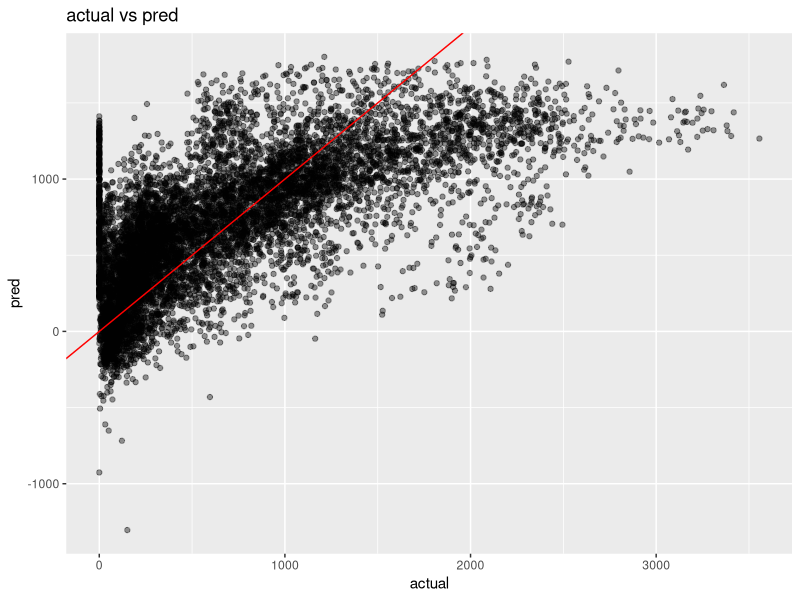
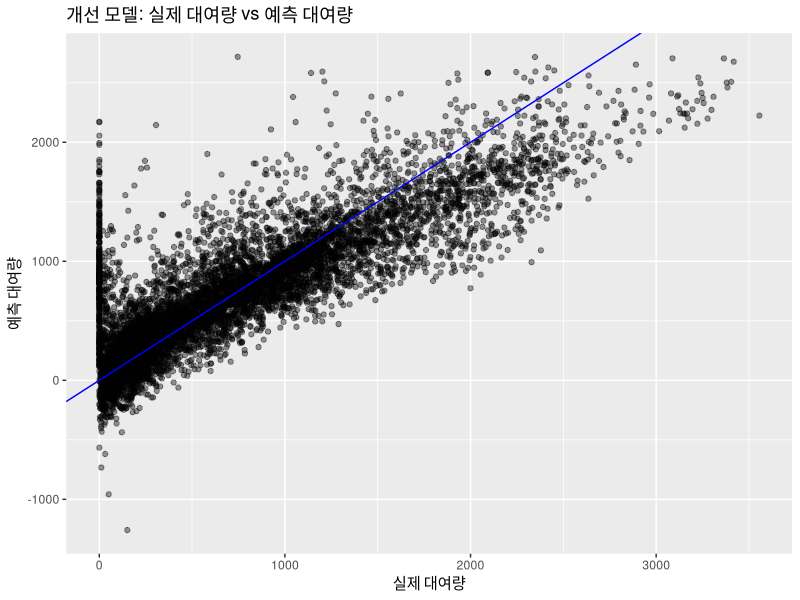

The R source for these figures, in order:
## 1. 데이터 불러오기 및 특성 파악 (Question 1)
SeoulBike<- read.csv("SeoulBikeData.csv")
str(SeoulBike)
summary(SeoulBike)

## 2. 변수 이름 수정 (Question 2)
names(SeoulBike) <- c(
  "Date",          # 날짜
  "Rented",        # 대여량
  "Hour",          # 시간
  "Temp",          # 온도
  "Humidity",      # 습도
  "WindSp",        # 풍속
  "Visibility",    # 가시거리
  "Dew",           # 이슬점
  "Solar",         # 일사량
  "Rain",          # 강수량
  "Snow",          # 적설량
  "Holiday",       # 공휴일 여부
  "FunctioningDay" # 운영일 여부
)
str(SeoulBike)

## 3. 데이터 타입 변환 (Question 3)
# (1) Date: 문자 -> Date 유형
SeoulBike$Date <- as.Date(SeoulBike$Date, format = "%d/%m/%Y")

# (2) Holiday: "No Holiday"→0, "Holiday"→1
SeoulBike$Holiday <- ifelse(SeoulBike$Holiday == "No Holiday", 0, 1)

# (3) FunctioningDay: "Yes"→1, "No"→0
SeoulBike$FunctioningDay <- ifelse(SeoulBike$FunctioningDay == "Yes", 1, 0)

str(SeoulBike)

## 4. 불필요 변수 선정 (Question 4)
# Dew: 온도(Temp), 습도(Humidity)와 강한 다중공선성(중복 정보) 존재
# FunctioningDay: 값의 분산이 매우 낮아 정보 가치 없음

## 다중공선성 확인하여 근거 제시
library(car)
lm_initial <- lm(Rented ~ Hour + Temp + Humidity + WindSp + Visibility + Dew + Solar + Rain + Snow + Holiday + FunctioningDay, data = SeoulBike)
vif(lm_initial) # Dew 값 매우 높음(VIF > 10 예상), FunctioningDay 분산 낮음(거의 1)

## 5. 불필요 변수 제거 (Question 5)
Bike2 <- subset(SeoulBike, select = -c(Dew, FunctioningDay))
str(Bike2)

## 6. 연구 가설 세우기 (Question 6)
# Temp (+): 온도 상승 → 대여량 증가
# Humidity (-): 습도 상승 → 대여량 감소
# WindSp (-): 풍속 증가 → 대여량 감소
# Visibility (+): 가시거리 증가 → 대여량 증가
# Solar (+): 일사량 증가 → 대여량 증가
# Rain (-): 비 증가 → 대여량 감소
# Snow (-): 눈 증가 → 대여량 감소
# Hour: 출퇴근 시간대(7-9시, 17-19시) → 대여량 증가
# Holiday (+): 공휴일 → 대여량 증가 예상

## 7. 다중선형회귀모델 적합 (Question 7)
lm_model <- lm(
  Rented ~ Hour + Temp + Humidity + WindSp + Visibility + Solar + Rain + Snow + Holiday,
  data = Bike2
)
summary(lm_model)

## 8. 다중공선성 재확인 (Question 8)
vif_values <- vif(lm_model)
print(vif_values)

## 9. 모델 성능 확인 및 시각화 (Question 9)
# (1) RMSE 계산
Bike2$pred <- predict(lm_model, Bike2)
rmse <- sqrt(mean((Bike2$Rented - Bike2$pred)^2))
cat("RMSE:", round(rmse, 2), "\n")

# (2) 결정계수(R²), 조정된 R² 계산
r2 <- summary(lm_model)$r.squared
adj_r2 <- summary(lm_model)$adj.r.squared
cat("R2:", round(r2, 4), "\n")
cat("Adjusted R2:", round(adj_r2, 4), "\n")

# (3) ggplot2로 실제 vs 예측값 산점도
library(ggplot2)
ggplot(Bike2, aes(x = Rented, y = pred)) +
  geom_point(alpha = 0.4) +
  geom_abline(slope = 1, intercept = 0, color = "red") +
  labs(
    title = "actual vs pred",
    x = "actual",
    y = "pred"
  )
## 10. 중간평가 및 해석 (수정 버전)

# (1) 변수별 해석
# - Temp(양의 관계): 온도가 올라가면 대여량 증가
# - Rain(음의 관계): 비가 오면 대여량 감소
# - Humidity(음의 관계): 습도가 높으면 대여량 감소
# - Hour: 출퇴근 시간대에 대여량 증가
# - Holiday(양의 관계): 공휴일 대여량 증가

# (2) 모델 전체 평가
# - Adjusted R²는 약 0.47 수준으로, 전체 변동의 절반 미만만 설명
# - 이는 계절성, 요일, 비선형 패턴 등이 포함되지 않아 생긴 한계임
# - RMSE는 약 450~470 수준으로, 다소 높은 편

# (3) 결론 및 추가 분석 제안
# 계절성(요일, 월 등 날짜 변수)을 추가하면 성능이 더 개선될 수 있음.
# 다항항(Temp^2 등), 교호작용(Temp*Hour 등)을 추가하면 추가 성능 향상 가능.
# 잔차분석을 통한 정규성, 등분산성 진단이 권장됨.

## 11. 성능 향상 모델 구축 (Question 11 – 개선 모델)

# (1) Hour를 범주형 변수로 변환
Bike2$HourF <- factor(Bike2$Hour)

# (2) 월(Month), 요일(Weekday) 변수 추가 (계절성 반영)
Bike2$Month <- as.factor(format(SeoulBike$Date, "%m"))
Bike2$Weekday <- as.factor(weekdays(SeoulBike$Date))

# (3) 개선된 회귀 모델 적합 (비선형항 + 교호작용 + 월/요일)
lm_model2 <- lm(
  Rented ~ Temp + I(Temp^2) + Humidity + I(Humidity^2) +
    WindSp + Visibility + Solar + Rain + Snow + Holiday +
    HourF + Temp:HourF + Visibility:HourF + Rain:Holiday +
    Month + Weekday,
  data = Bike2
)

# (4) 모델 성능 평가
Bike2$pred2 <- predict(lm_model2, Bike2)
rmse2 <- sqrt(mean((Bike2$Rented - Bike2$pred2)^2))
r2_2 <- summary(lm_model2)$r.squared
adj_r2_2 <- summary(lm_model2)$adj.r.squared

cat("개선 모델 RMSE:", round(rmse2, 2), "\n")
cat("개선 모델 R2:", round(r2_2, 4), "\n")
cat("개선 모델 Adjusted R2:", round(adj_r2_2, 4), "\n")

# (5) 다중공선성 확인
library(car)
vif_values2 <- vif(lm_model2, type = "predictor")
print(vif_values2)


# (6) 시각화: 실제 대여량 vs 예측 대여량
library(ggplot2)
ggplot(Bike2, aes(x = Rented, y = pred2)) +
  geom_point(alpha = 0.4) +
  geom_abline(slope = 1, intercept = 0, color = "blue") +
  labs(
    title = "개선 모델: 실제 대여량 vs 예측 대여량",
    x = "실제 대여량",
    y = "예측 대여량"
  )
